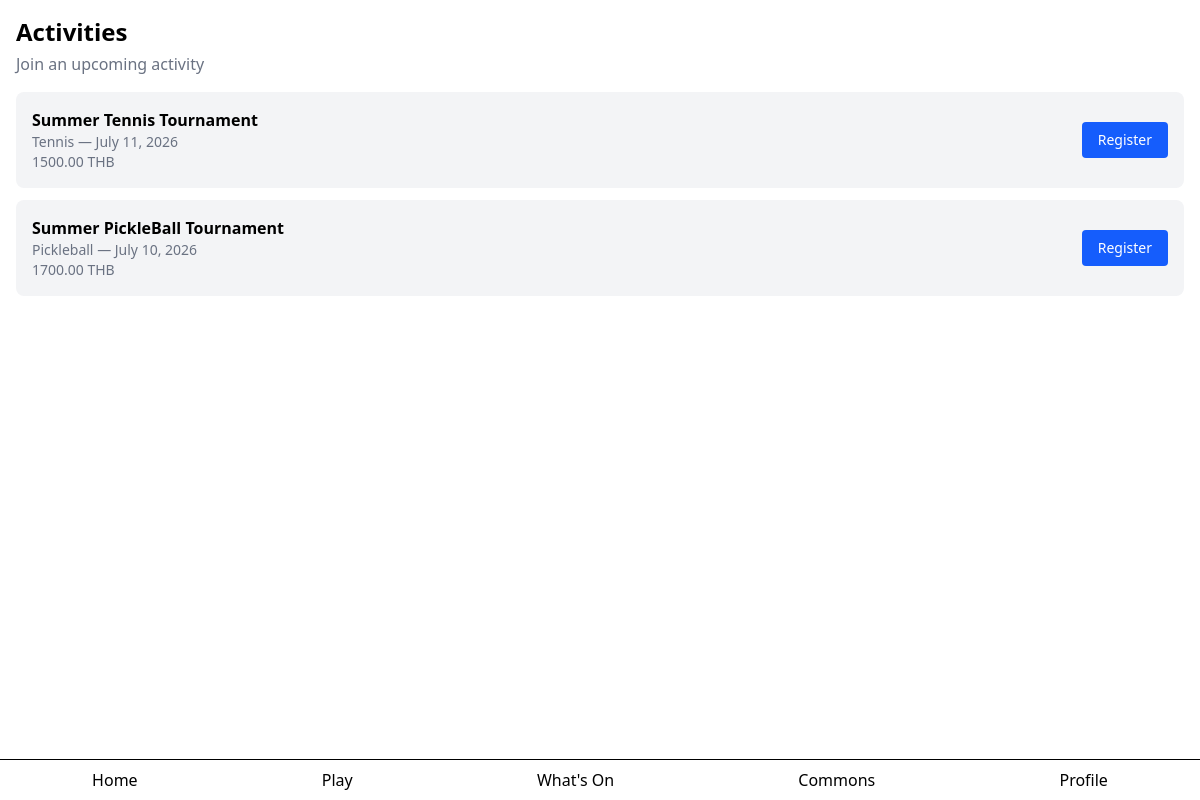
The page /courts/activities/ on the database its author committed.
### courts/models.py (models this page shows, shortened)
class Activity(models.Model):
    name = models.CharField(max_length=200)
    description = models.TextField(blank=True)
    sport = models.ForeignKey(Sport, on_delete=models.CASCADE)
    coach = models.ForeignKey(Coach, on_delete=models.CASCADE, null=True, blank=True)
    date = models.DateField()
    start_time = models.DateTimeField()
    end_time = models.DateTimeField()
    price = models.DecimalField(max_digits=8, decimal_places=2, default=0)
    max_participants = models.IntegerField()
    is_active = models.BooleanField(default=True)
    created_at = models.DateTimeField(auto_now_add=True)
    class Meta:
        verbose_name_plural = "Activities"

class Sport(models.Model):
    name = models.CharField(max_length=50)
    description = models.TextField(blank=True)

### courts/views.py (the view)
# urls.py: path("activities/", views.activity_list, name="activity-list"),
def activity_list(request):
    activities = Activity.objects.filter(is_active=True)
    return render(request, "courts/activity_list.html", {"activities": activities})

### courts/templates/courts/activity_list.html
{% extends "base.html" %}
{% block content %}
<div class="p-4">
    <h1 class="text-2xl font-bold mb-1">Activities</h1>
    <p class="text-gray-500 mb-4">Join an upcoming activity</p>
    <div class="space-y-3">
    {% for activity in activities %}
        <div class="bg-gray-100 rounded-lg p-4 flex justify-between items-center">
            <div>
                <p class="font-semibold">{{ activity.name }}</p>
                <p class="text-sm text-gray-500">{{ activity.sport.name }} — {{ activity.date }}</p>
                <p class="text-sm text-gray-500">{{ activity.price }} THB</p>
            </div>
            <a href="{% url 'courts:register-activity' activity.id %}" class="bg-blue-600 text-white text-sm px-4 py-2 rounded">Register</a>
        </div>
    {% empty %}
        <p class="text-gray-500">No activities available right now.</p>
    {% endfor %}
    </div>
</div>
{% endblock %}

### rows shown on the page
Activity: name "Summer Tennis Tournament", sport.name "Tennis", date "July 11, 2026", price "1500.00"
Activity: name "Summer PickleBall Tournament", sport.name "Pickleball", date "July 10, 2026", price "1700.00"
